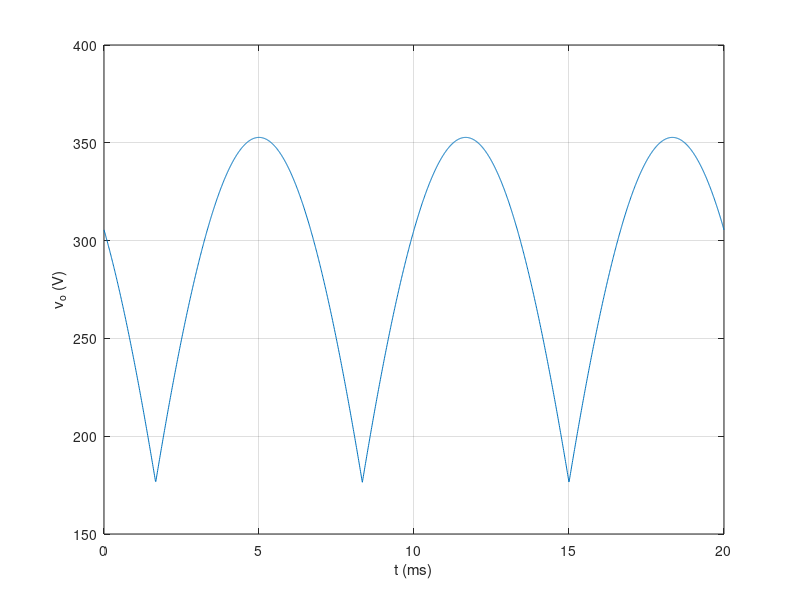
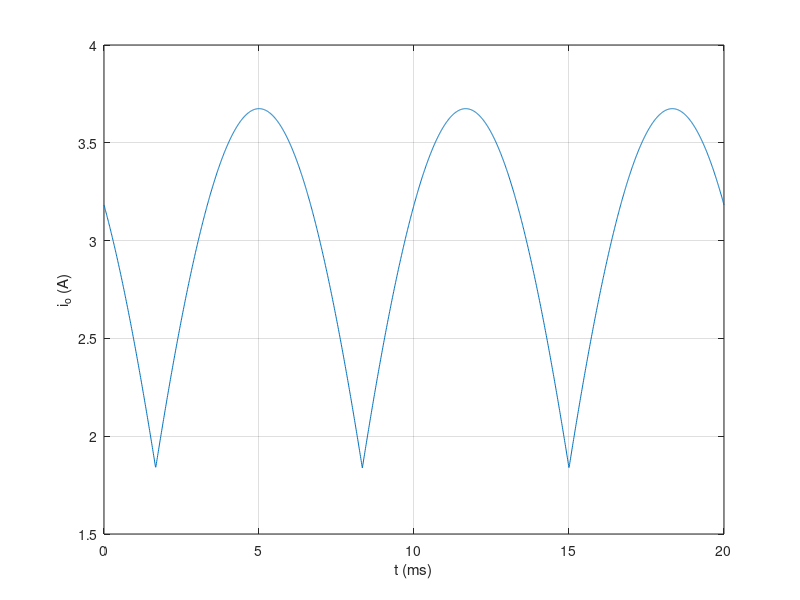

Recreate these plots in MATLAB, in order.
t = linspace(0, 1/50, 2000); w = 100*pi; Vm = 611/sqrt(3);
vo = max(max(Vm*sin(w*t), Vm*sin(w*t-2*pi/3)), Vm*sin(w*t+2*pi/3));
plot(t*1e3, vo); xlabel('t (ms)'); ylabel('v_o (V)'); grid on;
io = vo/96;
figure; plot(t*1e3, io); xlabel('t (ms)'); ylabel('i_o (A)'); grid on;
